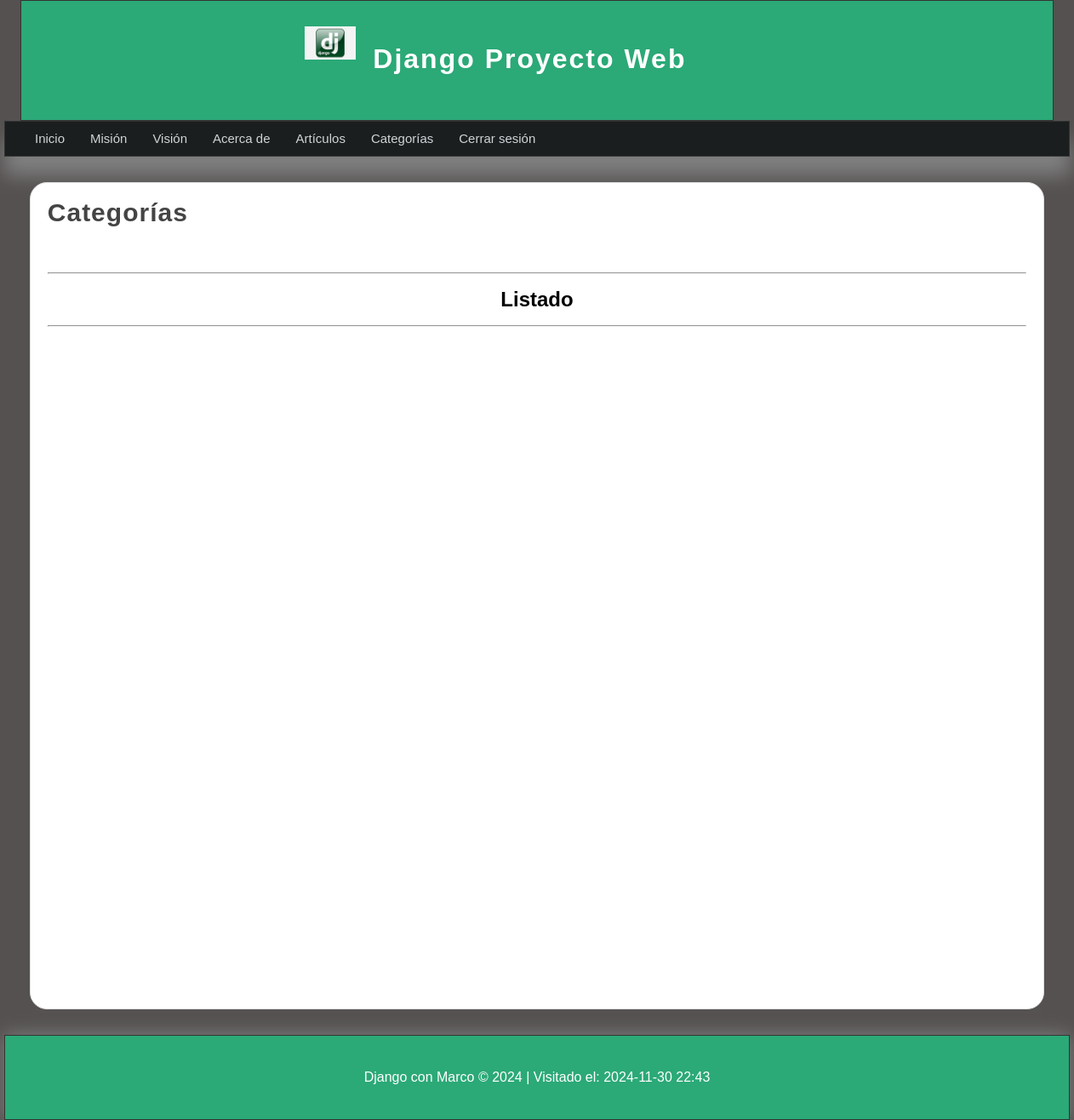
/listado_categorias/ (signed in), run on an earlier commit of the app's database.
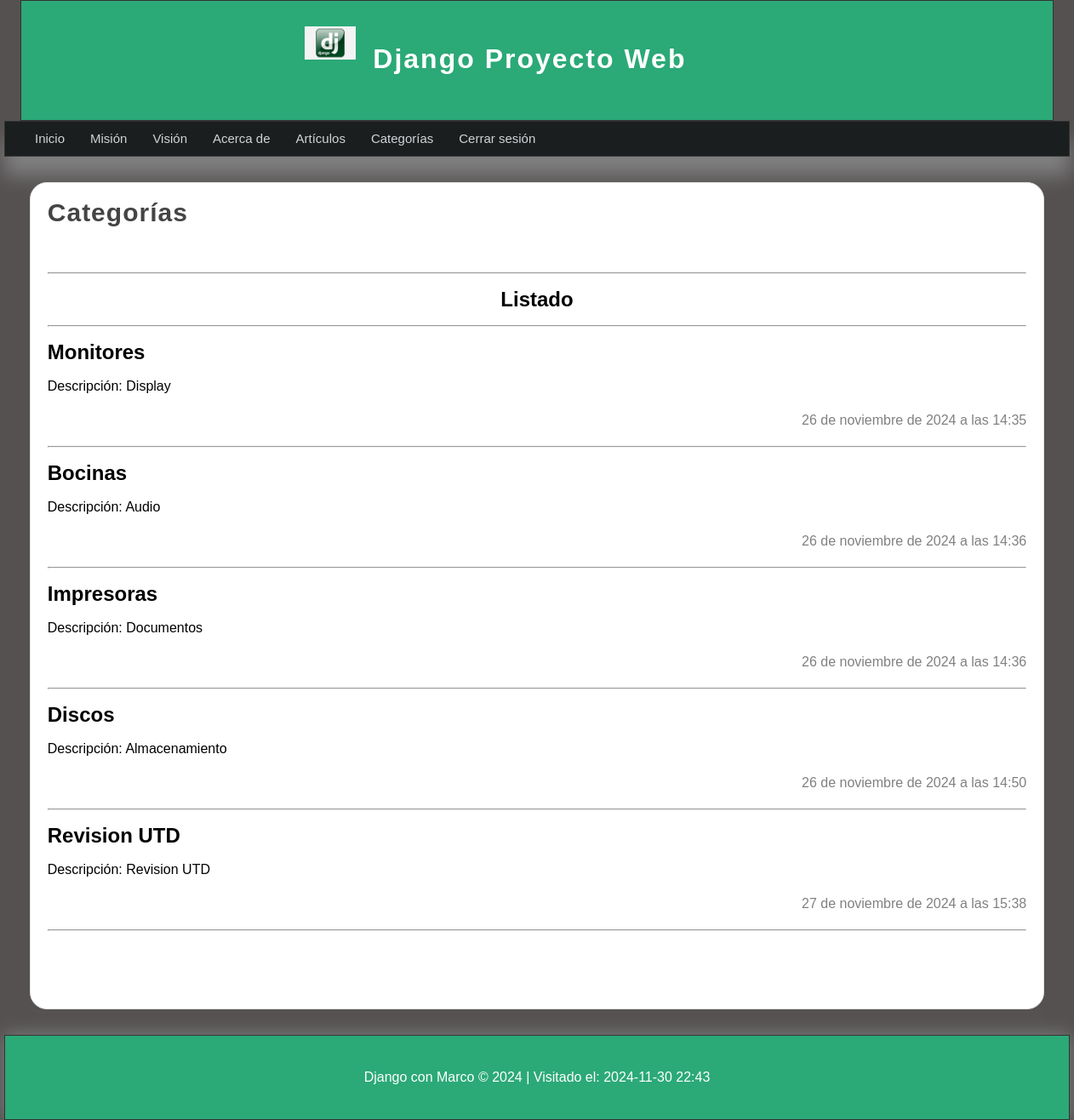
And on a later commit of the database.
### articulos/models.py (models this page shows, shortened)
class Category(models.Model):
    name=models.CharField(max_length=100,verbose_name='Nombre')
    description=models.CharField(max_length=255,verbose_name='Descripcion')
    created_at=models.DateTimeField(auto_now_add=True,verbose_name='Creado el')
    updated_at=models.DateTimeField(auto_now=True,verbose_name="Actualizado el ")
    class Meta:
        verbose_name="Categoria"
        verbose_name_plural="Categorias"

### articulos/views.py (the view)
# urls.py: path('listado_categorias/', views.list_cat, name='listado_categorias'),
@login_required(login_url='inicio')
def list_cat(request):
    categorias = Category.objects.all()
    return render(request, 'categorias/listado_cat.html', {
        'title':'Categorías',
        'content':'Listado de categorías',
        'categorias':categorias
    })

### articulos/templates/categorias/listado_cat.html (shortened to what this page needs)
{% extends "layouts/layouts.html" %}
{% block content %}
    <h1 class="title">{{title}}</h1>
    <hr>
    <h1 align="center">Listado</h1> <hr>
    {% for categoria in categorias %}
        <article class="article-item">
            <div class="data">
                <h2>{{categoria.name}}</h2>
                <p>Descripción: {{categoria.description}}</p>
                <span class="date">
                    {{categoria.created_at}}
                </span>
                <hr>
            </div>
        </article>
    {% endfor %}
{% endblock content %}

### mainapp/templates/layouts/layouts.html (shortened to what this page needs)
{% load static %}
<!DOCTYPE html>
<html lang="es">
<head>
    <link rel="stylesheet" href="{% static "css/estilos.css" %}" type="text/css">
</head>
<body>
    <header>
        <div id="logotipo">
            <img src="{% static "img/dj.jpg" %}" alt="Imagen Django" title="Django">
            <h1>Django Proyecto Web</h1>
        </div>
    </header>
    <nav>
        <ul>
            <li><a href="{% url "inicio" %}" >Inicio</a></li>
            {% if user.email %}
                <li><a href="{% url "mision" %}">Misión</a></li>
                <li><a href="{% url "vision" %}">Visión</a></li>
                <li><a href="{% url "acercade" %}">Acerca de</a></li>
                <li><a href="{% url "listado_articulos" %}">Artículos</a></li>
                <li><a href="{% url "listado_categorias"%}">Categorías</a></li>
                <li><a href="{% url "logout_user" %}">Cerrar sesión</a></li>
            {% else %}
                <li><a href="{% url "registro" %}">Registro</a></li>
                <li><a href="{% url "login_user" %}">Inicio de sesión</a></li>
            {% endif %}
        </ul>
    </nav>
    <section id="content">
       <div class="box">
         {% block content %}{% endblock content %}
       </div>
    </section>
    <footer>
        <p>Django con Marco &copy; 2024 | Visitado el: {% now "Y-m-d H:i" %}</p>
    </footer>
</body>
</html>

### mainapp/static/css/estilos.css (style rules this page uses)
* { margin: 0px; padding: 0px; font-family: sans-serif; text-decoration: none; }
p,h1,h2 { margin-top: 20px; margin-bottom: 20px; }
ul,ol { margin-left: 20px; }
body { background-color: #555151; }
header { width: 1212px; height: 140px; background-color: #2ba977; border: 1px solid #333; margin: 0px auto; }
#logotipo { width: 45%; height: 130px; margin: 0 auto; padding-top: 10px; }
#logotipo img { display: block; width: 60px; float: left; margin-top: 20px; }
#logotipo h1 { display: block; float: left; letter-spacing: 2px; margin-top: 40px; margin-left: 20px; font-weight: bolder; color: white; }
nav { width: 1250px; height: 40px; background-color: #1b1e1f; border: 1px solid #333333; margin:0 auto; box-shadow: 0px 22px 22px gray; font-size: 15px; }
nav > ul { text-decoration: none; list-style: none; }
nav > ul > li { line-height: 40px; float: left; }
nav > ul > li > a { color:#d1d4d6; display: block; padding-left: 15px; padding-right: 15px; }
.title { color:#444; letter-spacing: 1px; font-size: 30px; margin-bottom: 10px; margin-top: 5px; }
.date { display: block; margin-top: 20px; margin-bottom: 20px; color: gray;; text-align: right; }
#content { width: 1211px; min-height:930px ; margin: 0 auto; margin-top: 30px; margin-bottom: 30px; text-align: justify; line-height: 20px; }
.box { background-color: white; width: 95%; min-height: 930px; padding: 20px; border: 1px solid #ddd; border-radius: 20px; margin: 0 auto; }
.title { color: #444; letter-spacing: 1px; font-size: 30px; padding-bottom: 50px; margin-bottom: 10px; margin-top: 5px; }
footer { width: 1250px; background-color: #2ba977; border: 1px solid #333; color: white; text-align: center; padding-top: 20px; padding-bottom: 20px; box-shadow: 0px 0px 20px gray; margin: 0 auto; }

What changed in the data, as far as the page shows it:
added Category: name "Monitores", description "Display", created_at "26 de noviembre de 2024 a las 14:35"
added Category: name "Bocinas", description "Audio", created_at "26 de noviembre de 2024 a las 14:36"
added Category: name "Impresoras", description "Documentos", created_at "26 de noviembre de 2024 a las 14:36"
added Category: name "Discos", description "Almacenamiento", created_at "26 de noviembre de 2024 a las 14:50"
added Category: name "Revision UTD", description "Revision UTD", created_at "27 de noviembre de 2024 a las 15:38"
